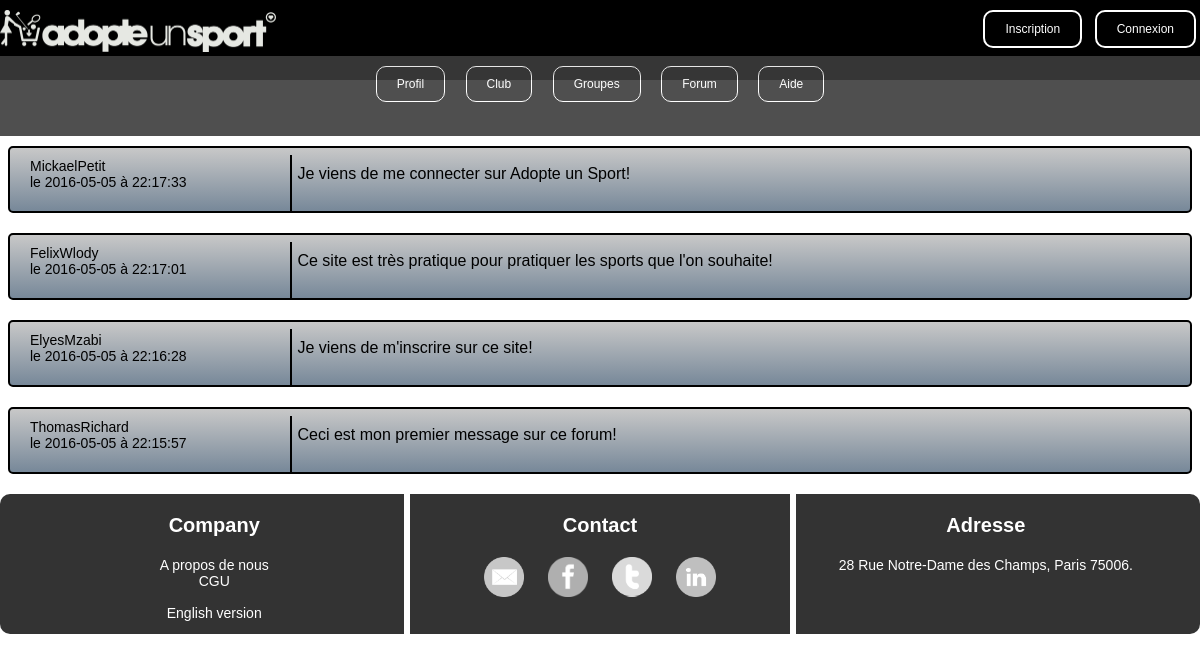
/forum.php, run on the app's committed database.
### tables this page shows
CREATE TABLE IF NOT EXISTS `messages` (
  `Id_message` int(11) NOT NULL AUTO_INCREMENT,
  `Contenu` varchar(5000) NOT NULL,
  `Date_message` date NOT NULL,
  `Heure_message` time NOT NULL,
  `Pseudo_membre_inscrit` varchar(255) NOT NULL,
  PRIMARY KEY (`Id_message`)
);

### forum.php (the view, shortened to what this page needs)
<!DOCTYPE html>
<html>
	<head>
		<link href='assets/css/styleheaderfooter.css' rel='stylesheet' type='text/css' />
		<link href='assets/css/style.css' rel='stylesheet' type='text/css' />
	</head>
	<body>
		<?php include("headermembre.php"); ?>
		<div class="forum">
			<?php
			try
			{
				$bdd = new PDO('mysql:host=localhost;dbname=app_info;charset=utf8', 'root', '');
			}
			catch(Exception $e)
			{
	        	die('Erreur : '.$e->getMessage());
			}
			$reponse = $bdd->query('SELECT Pseudo_membre_inscrit, Contenu, Date_message, Heure_message FROM messages ORDER BY Id_message DESC ');
			while ($donnees = $reponse->fetch())
			{ ?>
				<div class="postsforum">
				<div class="auteur caseforum">
					<?php
					echo $donnees['Pseudo_membre_inscrit'] . '<br/>' . 'le ';
					echo $donnees['Date_message'] . ' à ';
					echo $donnees['Heure_message'];
					?>
				</div>
				<div class="msg caseforum">
					<?php
					echo $donnees['Contenu'] . '<br /><br />';
					?>
				</div>
			</div>
			<?php
			}
			?>
		</div>
		<?php include("footermembre.php"); ?>
    </body>
</html>

### assets/css/style.css (style rules this page uses)
body { background-image : url('Images/fond2.jpg'); background-size: 100%; background-repeat: no-repeat; background-attachment: fixed; display: block; color : black; font-family : "Verdana", cursive, sans-serif; }
.forum { margin-top: 10%; width: 100%; display: inline-block; }
.auteur { vertical-align: text-bottom; padding-right: 20px; padding-left: 20px; font-size: 14px; width: 20%; }
.msg { padding-right: 5px; padding-left: 5px; border-left: solid black 2px; }
.caseforum { display: inline-block; padding-top: 10px; padding-bottom: 10px; }
.postsforum { background-image:linear-gradient(rgb(200,200,200), rgb(119,136,153)); border: solid black 2px; border-radius: 5px; margin-top: 20px; margin-bottom: 20px; }

### data on the page
messages: Pseudo_membre_inscrit "MickaelPetit", Date_message "2016-05-05", Heure_message "22:17:33", Contenu "Je viens de me connecter sur Adopte un Sport!"
messages: Pseudo_membre_inscrit "FelixWlody", Date_message "2016-05-05", Heure_message "22:17:01", Contenu "Ce site est très pratique pour pratiquer les sports que l'on souhaite!"
messages: Pseudo_membre_inscrit "ElyesMzabi", Date_message "2016-05-05", Heure_message "22:16:28", Contenu "Je viens de m'inscrire sur ce site!"
messages: Pseudo_membre_inscrit "ThomasRichard", Date_message "2016-05-05", Heure_message "22:15:57", Contenu "Ceci est mon premier message sur ce forum!"
